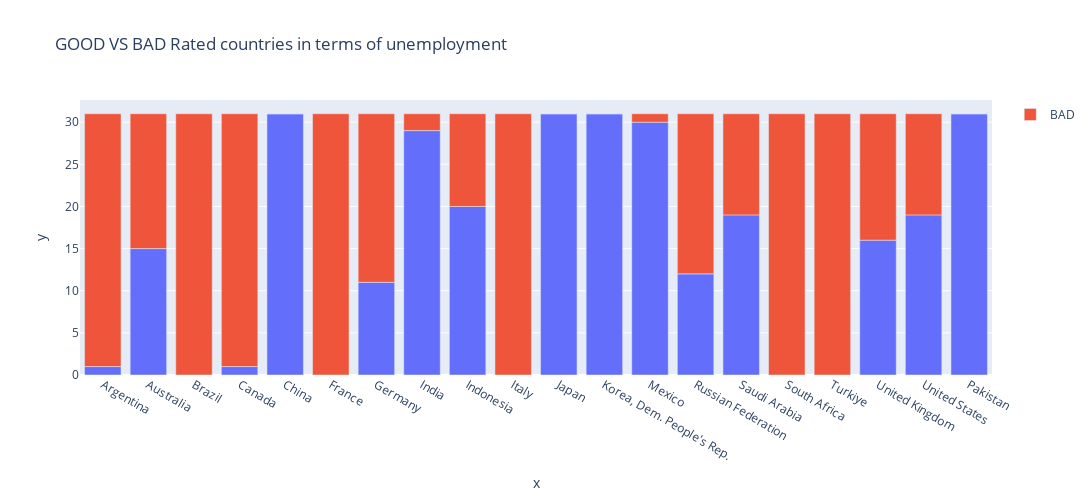

The notebook cell this image was saved under:
### Code cell
fig1=px.bar(y=classify_data_g20c['Good'],x=classify_data_g20c['countries'],title='GOOD VS BAD Rated countries in terms of unemployment',
            height=500,width=1200)
fig1.add_bar(y=classify_data_g20c['Bad'],x=classify_data_g20c['countries'],name='BAD')

### Figure 1 — Plotly figure (JSON) as saved in the notebook; plotly's stock layout.template omitted (floating-point values rounded to 4 significant figures)
{"data": [{"alignmentgroup": "True", "hovertemplate": "x=%{x}<br>y=%{y}<extra></extra>", "legendgroup": "", "marker": {"color": "#636efa", "pattern": {"shape": ""}}, "name": "", "offsetgroup": "", "orientation": "v", "showlegend": false, "textposition": "auto", "type": "bar", "x": ["Argentina", "Australia", "Brazil", "Canada", "China", "France", "Germany", "India", "Indonesia", "Italy", "Japan", "Korea, Dem. People's Rep.", "Mexico", "Russian Federation", "Saudi Arabia", "South Africa", "Turkiye", "United Kingdom", "United States", "Pakistan"], "xaxis": "x", "y": [1, 15, 0, 1, 31, 0, 11, 29, 20, 0, 31, 31, 30, 12, 19, 0, 0, 16, 19, 31], "yaxis": "y"}, {"name": "BAD", "type": "bar", "x": ["Argentina", "Australia", "Brazil", "Canada", "China", "France", "Germany", "India", "Indonesia", "Italy", "Japan", "Korea, Dem. People's Rep.", "Mexico", "Russian Federation", "Saudi Arabia", "South Africa", "Turkiye", "United Kingdom", "United States", "Pakistan"], "y": [30, 16, 31, 30, 0, 31, 20, 2, 11, 31, 0, 0, 1, 19, 12, 31, 31, 15, 12, 0]}], "layout": {"barmode": "relative", "height": 500, "legend": {"tracegroupgap": 0}, "title": {"text": "GOOD VS BAD Rated countries in terms of unemployment"}, "width": 1200, "xaxis": {"anchor": "y", "domain": [0, 1], "title": {"text": "x"}}, "yaxis": {"anchor": "x", "domain": [0, 1], "title": {"text": "y"}}}}
